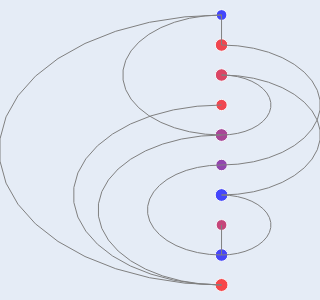

Source (notebook cell):
### Markdown cell above
## Step 2: Assign sides
* Define 3 matrices of the same size: `A` from the previous step and `AL` and `AR` for the left and right sides, separately
  * `A` is kept constant, where as `AL` and `AR` sre both initialized to zeros and populated from `A` as connections are assigned to each side
  * Once a connection is assigned to a side, the corresponding row is copied from `A` to the relevant side matrix
  * 2's in the matrices are ignored (set to zero) for this step.
* The immediate cost of assigning a connection to a specific side is the sum over the corresponding column of that side's matrix 
  * The **difference** between a column sum in `AL` and `AR` is the **difference in cost** between assigning a new connection to the left vs right
* Algorithm
  * Start by assigning the connection with the highest column sum in `A`, to `AL`
  * Proceed greedily by checking which connection has the largest **difference in cost** between `AL` and `AR`. Assign that connection to the lowest-cost side
  * If multiple connections are tied in cost difference, assign the one with the **smallest** total column sum in `A` first

### Code cell
A1 = A.copy()
A1[A1==2] = 0  # Consider only 1's
AL = np.zeros(A.shape)
AR = np.zeros(A.shape)
left_idxs:List[int] = []
right_idxs:List[int] = []
unassigned_idxs = set([i for i in range(num_skip_connections)])

def step2_cost(A:NDArray, idx:int):
    return A[:,idx].sum()

def step2_costdiff(AL:NDArray, AR:NDArray, idx:int):
    return step2_cost(AL,idx) - step2_cost(AR,idx)

def step2_assign(idx:int, to_right:bool, A1:NDArray, AL:NDArray, AR:NDArray, left_idxs:List[int], right_idxs:List[int], unassigned_idxs:Set[int]):
    if to_right:
        AR[idx,:] = A1[idx,:]
        left_idxs.append(idx)
    else:
        AL[idx,:] = A1[idx,:]
        right_idxs.append(idx)
    unassigned_idxs.remove(idx)

col_sums = A1.sum(axis=0)
idx = col_sums.argmax()
step2_assign(idx, False, A1, AL, AR, left_idxs, right_idxs, unassigned_idxs)
while unassigned_idxs:
    cost_diffs = AR.sum(axis=0) - AL.sum(axis=0)
    abs_cost_diffs:NDArray = np.abs(cost_diffs)
    abs_cost_diffs[left_idxs + right_idxs] = -1
    idx = abs_cost_diffs.argmax()  # TODO: tie-break on smallest total column sum in A??
    to_right = cost_diffs[idx] <= 0
    step2_assign(idx, to_right, A1, AL, AR, left_idxs, right_idxs, unassigned_idxs)

for idx in left_idxs: skip_connections[idx].offset = -1
for idx in right_idxs: skip_connections[idx].offset = 1
SemiCircleViewer(g).draw(300)

### Figure 1 — Plotly figure (JSON) as saved in the notebook; plotly's stock layout.template omitted (floating-point values rounded to 4 significant figures)
{"data": [{"customdata": [["0", [490, 700, 280], 1760, 2130], ["1", [930, 850, 940], 6900, 8480], ["2", [670, 300, 260], 6720, 7130], ["3", [970, 550, 330], 2690, 8410], ["4", [570, 240, 580], 8110, 4770], ["5", [570, 960, 600], 3150, 3980], ["6", [630, 900, 930], 8090, 2140], ["7", [340, 650, 80], 1870, 5970], ["8", [240, 420, 100], 7310, 2190], ["9", [990, 490, 250], 9340, 8920]], "hovertemplate": "Name: %{customdata[0]}<br>Activations: %{customdata[1]}<br>Parameters: %{customdata[2]}<br>FLOPS: %{customdata[3]}", "marker": {"color": [3.328, 3.928, 3.853, 3.925, 3.679, 3.6, 3.33, 3.776, 3.34, 3.95], "colorscale": [[0, "rgb(0,0,255)"], [1, "rgb(255,0,0)"]], "size": [10.74, 12.52, 12.48, 11.29, 12.73, 11.49, 12.72, 10.82, 12.59, 12.91]}, "mode": "markers", "showlegend": false, "type": "scatter", "x": [0, 0, 0, 0, 0, 0, 0, 0, 0, 0], "y": [0, 1, 2, 3, 4, 5, 6, 7, 8, 9]}, {"hoverinfo": "skip", "hovertemplate": "Connection 0<br>Nodes: 0-1<br><extra></extra>", "line": {"color": "gray", "width": 1}, "mode": "lines", "showlegend": false, "type": "scatter", "x": [0, 0, 0], "y": [0, 0.5, 1]}, {"hoverinfo": "skip", "hovertemplate": "Connection 1<br>Nodes: 0-4<br><extra></extra>", "line": {"color": "gray", "width": 1}, "mode": "lines", "showlegend": false, "type": "scatter", "x": [-1.225e-16, -0.3292, -0.6494, -0.9519, -1.228, -1.471, -1.674, -1.832, -1.939, -1.993, -1.993, -1.939, -1.832, -1.674, -1.471, -1.228, -0.9519, -0.6494, -0.3292, -1.225e-16], "y": [4, 3.973, 3.892, 3.759, 3.578, 3.355, 3.094, 2.803, 2.491, 2.165, 1.835, 1.509, 1.197, 0.9061, 0.6454, 0.4217, 0.2411, 0.1084, 0.02728, 0]}, {"hoverinfo": "skip", "hovertemplate": "Connection 2<br>Nodes: 0-9<br><extra></extra>", "line": {"color": "gray", "width": 1}, "mode": "lines", "showlegend": false, "type": "scatter", "x": [-2.755e-16, -0.7407, -1.461, -2.142, -2.764, -3.311, -3.767, -4.121, -4.362, -4.485, -4.485, -4.362, -4.121, -3.767, -3.311, -2.764, -2.142, -1.461, -0.7407, -2.755e-16], "y": [9, 8.939, 8.756, 8.458, 8.051, 7.548, 6.961, 6.308, 5.605, 4.872, 4.128, 3.395, 2.692, 2.039, 1.452, 0.9489, 0.5424, 0.2438, 0.06137, 0]}, {"hoverinfo": "skip", "hovertemplate": "Connection 3<br>Nodes: 1-5<br><extra></extra>", "line": {"color": "gray", "width": 1}, "mode": "lines", "showlegend": false, "type": "scatter", "x": [1.225e-16, 0.3292, 0.6494, 0.9519, 1.228, 1.471, 1.674, 1.832, 1.939, 1.993, 1.993, 1.939, 1.832, 1.674, 1.471, 1.228, 0.9519, 0.6494, 0.3292, 1.225e-16], "y": [5, 4.973, 4.892, 4.759, 4.578, 4.355, 4.094, 3.803, 3.491, 3.165, 2.835, 2.509, 2.197, 1.906, 1.645, 1.422, 1.241, 1.108, 1.027, 1]}, {"hoverinfo": "skip", "hovertemplate": "Connection 4<br>Nodes: 2-4<br><extra></extra>", "line": {"color": "gray", "width": 1}, "mode": "lines", "showlegend": false, "type": "scatter", "x": [6.123e-17, 0.1646, 0.3247, 0.4759, 0.6142, 0.7357, 0.8372, 0.9158, 0.9694, 0.9966, 0.9966, 0.9694, 0.9158, 0.8372, 0.7357, 0.6142, 0.4759, 0.3247, 0.1646, 6.123e-17], "y": [4, 3.986, 3.946, 3.879, 3.789, 3.677, 3.547, 3.402, 3.245, 3.083, 2.917, 2.755, 2.598, 2.453, 2.323, 2.211, 2.121, 2.054, 2.014, 2]}, {"hoverinfo": "skip", "hovertemplate": "Connection 5<br>Nodes: 2-6<br><extra></extra>", "line": {"color": "gray", "width": 1}, "mode": "lines", "showlegend": false, "type": "scatter", "x": [1.225e-16, 0.3292, 0.6494, 0.9519, 1.228, 1.471, 1.674, 1.832, 1.939, 1.993, 1.993, 1.939, 1.832, 1.674, 1.471, 1.228, 0.9519, 0.6494, 0.3292, 1.225e-16], "y": [6, 5.973, 5.892, 5.759, 5.578, 5.355, 5.094, 4.803, 4.491, 4.165, 3.835, 3.509, 3.197, 2.906, 2.645, 2.422, 2.241, 2.108, 2.027, 2]}, {"hoverinfo": "skip", "hovertemplate": "Connection 6<br>Nodes: 3-9<br><extra></extra>", "line": {"color": "gray", "width": 1}, "mode": "lines", "showlegend": false, "type": "scatter", "x": [-1.837e-16, -0.4938, -0.9741, -1.428, -1.843, -2.207, -2.511, -2.747, -2.908, -2.99, -2.99, -2.908, -2.747, -2.511, -2.207, -1.843, -1.428, -0.9741, -0.4938, -1.837e-16], "y": [9, 8.959, 8.837, 8.638, 8.367, 8.032, 7.641, 7.205, 6.736, 6.248, 5.752, 5.264, 4.795, 4.359, 3.968, 3.633, 3.362, 3.163, 3.041, 3]}, {"hoverinfo": "skip", "hovertemplate": "Connection 7<br>Nodes: 4-9<br><extra></extra>", "line": {"color": "gray", "width": 1}, "mode": "lines", "showlegend": false, "type": "scatter", "x": [-1.531e-16, -0.4115, -0.8117, -1.19, -1.536, -1.839, -2.093, -2.289, -2.424, -2.491, -2.491, -2.424, -2.289, -2.093, -1.839, -1.536, -1.19, -0.8117, -0.4115, -1.531e-16], "y": [9, 8.966, 8.865, 8.699, 8.473, 8.193, 7.867, 7.504, 7.114, 6.706, 6.294, 5.886, 5.496, 5.133, 4.807, 4.527, 4.301, 4.135, 4.034, 4]}, {"hoverinfo": "skip", "hovertemplate": "Connection 8<br>Nodes: 5-8<br><extra></extra>", "line": {"color": "gray", "width": 1}, "mode": "lines", "showlegend": false, "type": "scatter", "x": [-9.185e-17, -0.2469, -0.487, -0.7139, -0.9213, -1.104, -1.256, -1.374, -1.454, -1.495, -1.495, -1.454, -1.374, -1.256, -1.104, -0.9213, -0.7139, -0.487, -0.2469, -9.185e-17], "y": [8, 7.98, 7.919, 7.819, 7.684, 7.516, 7.32, 7.103, 6.868, 6.624, 6.376, 6.132, 5.897, 5.68, 5.484, 5.316, 5.181, 5.081, 5.02, 5]}, {"hoverinfo": "skip", "hovertemplate": "Connection 9<br>Nodes: 6-8<br><extra></extra>", "line": {"color": "gray", "width": 1}, "mode": "lines", "showlegend": false, "type": "scatter", "x": [6.123e-17, 0.1646, 0.3247, 0.4759, 0.6142, 0.7357, 0.8372, 0.9158, 0.9694, 0.9966, 0.9966, 0.9694, 0.9158, 0.8372, 0.7357, 0.6142, 0.4759, 0.3247, 0.1646, 6.123e-17], "y": [8, 7.986, 7.946, 7.879, 7.789, 7.677, 7.547, 7.402, 7.245, 7.083, 6.917, 6.755, 6.598, 6.453, 6.323, 6.211, 6.121, 6.054, 6.014, 6]}, {"hoverinfo": "skip", "hovertemplate": "Connection 10<br>Nodes: 7-8<br><extra></extra>", "line": {"color": "gray", "width": 1}, "mode": "lines", "showlegend": false, "type": "scatter", "x": [0, 0, 0], "y": [7, 7.5, 8]}], "layout": {"height": 300, "margin": {"b": 0, "l": 0, "r": 0, "t": 0}, "modebar": {"orientation": "v", "remove": ["toimage", "select", "lasso", "zoomin", "zoomout"]}, "width": 300, "xaxis": {"showgrid": false, "tickmode": "array", "tickvals": [], "zeroline": false}, "yaxis": {"range": [9.5, -0.5], "showgrid": false, "tickmode": "array", "tickvals": [], "zeroline": false}}}
